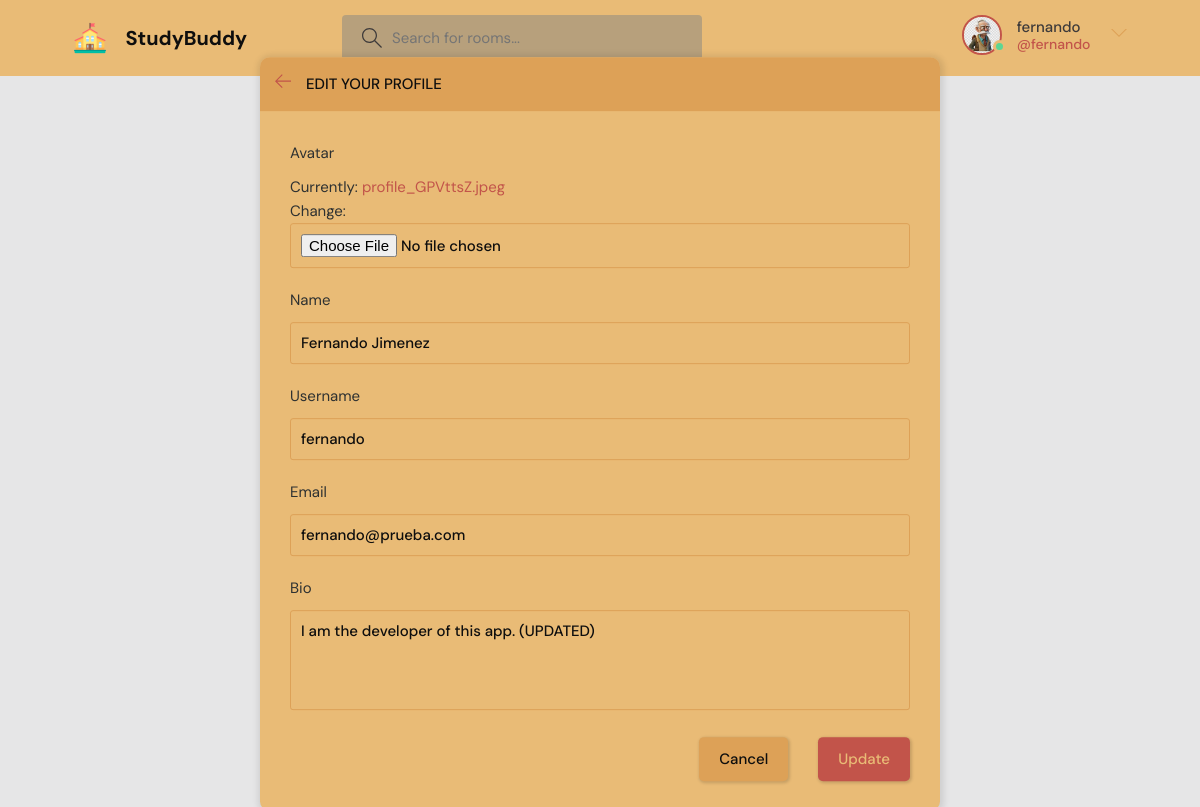
The page /update-user/ (signed in) on the database its author committed.
### base/models.py (models this page shows)
class User(AbstractUser):
    name = models.CharField(max_length=200, null=True)
    email = models.EmailField(unique=True ,null=True)
    bio = models.TextField(null=True)
    avatar = models.ImageField(null=True, default="avatar.svg")
    USERNAME_FIELD = 'email'
    REQUIRED_FIELDS = []

### base/views.py (the view)
# urls.py: path('update-user/', views.updateUser, name="update-user"),
@login_required(login_url='/login')
def updateUser(request):
    user = request.user
    form = UserForm(instance=user)
    if request.method == 'POST':
        form = UserForm(request.POST, request.FILES,instance=user)
        if form.is_valid():
            form.save()
            return redirect('user-profile', pk = user.id)
    return render(request, 'base/update-user.html', {'form':form})

### base/forms.py
class UserForm(ModelForm):
    class Meta:
        model=User
        fields=['avatar','name','username', 'email', 'bio']

### base/templates/base/update-user.html (shortened to what this page needs)
{% extends 'main.html' %}
{% block content%}
    <main class="update-account layout">
        <div class="container">
            <div class="layout__box">
                <div class="layout__boxHeader">
                    <div class="layout__boxTitle">
                        <a href="{{request.META.HTTP_REFERER}}">
                            <svg version="1.1" xmlns="http://www.w3.org/2000/svg" width="32" height="32"
                                viewBox="0 0 32 32">
                                <title>arrow-left</title>
                                <path
                                    d="M13.723 2.286l-13.723 13.714 13.719 13.714 1.616-1.611-10.96-10.96h27.625v-2.286h-27.625l10.965-10.965-1.616-1.607z">
                                </path>
                            </svg>
                        </a>
                        <h3>Edit your profile</h3>
                    </div>
                </div>
                <div class="layout__body">
                    <form class="form" action="" method="POST" enctype="multipart/form-data">
                      {% for field in form %}
                      <div class="form__group">
                          <label for="profile_pic">{{ field.label }}</label>
                          {{field}}
                      </div>
                      {% endfor %}
                        <div class="form__action">
                            <a class="btn btn--dark" href="index.html">Cancel</a>
                            <button class="btn btn--main" type="submit">Update</button>
                        </div>
                    </form>
                </div>
            </div>
        </div>
    </main>
{% endblock content%}

### templates/navbar.html (shortened to what this page needs)
{% load static %}
<header class="header header--loggedIn">
    <div class="container">
      <a href="{% url 'home' %}" class="header__logo">
        <img src="{% static 'images/logo.png' %}" />
        <h1>StudyBuddy</h1>
      </a>
      <form method='GET' action="{% url 'home' %}" class="header__search">
        <label>
          <input name='q' placeholder="Search for rooms..." />
        </label>
      </form>
      <nav class="header__menu">
        {% if request.user.is_authenticated %}
        <div class="header__user">
          <a href="{% url 'update-user' %}">
            <div class="avatar avatar--medium active">
              <img src="{{request.user.avatar.url}}" />
            </div>
            <p>{{request.user.username}} <span>@{{request.user.username}}</span></p>
          </a>
          <button class="dropdown-button">
            <svg version="1.1" xmlns="http://www.w3.org/2000/svg" width="32" height="32" viewBox="0 0 32 32">
              <title>chevron-down</title>
              <path d="M16 21l-13-13h-3l16 16 16-16h-3l-13 13z"></path>
            </svg>
          </button>
        </div>
        {% else %}
        <a href="{% url 'login' %}">
          <img src="{% static 'images/avatar.svg' %}"/>
          <p>Login</p>
        </a>
        {% endif %}
      </nav>
    </div>
  </header>

### rows shown on the page
User: user.avatar (picture), user.username "fernando", form "Fernando Jimenez" "fernando" "fernando@prueba.com" "I am the developer of this app. (UPDATED)"

### other values the page prints
{{ field.label }} "Avatar" "Name" "Username" "Email" "Bio"
